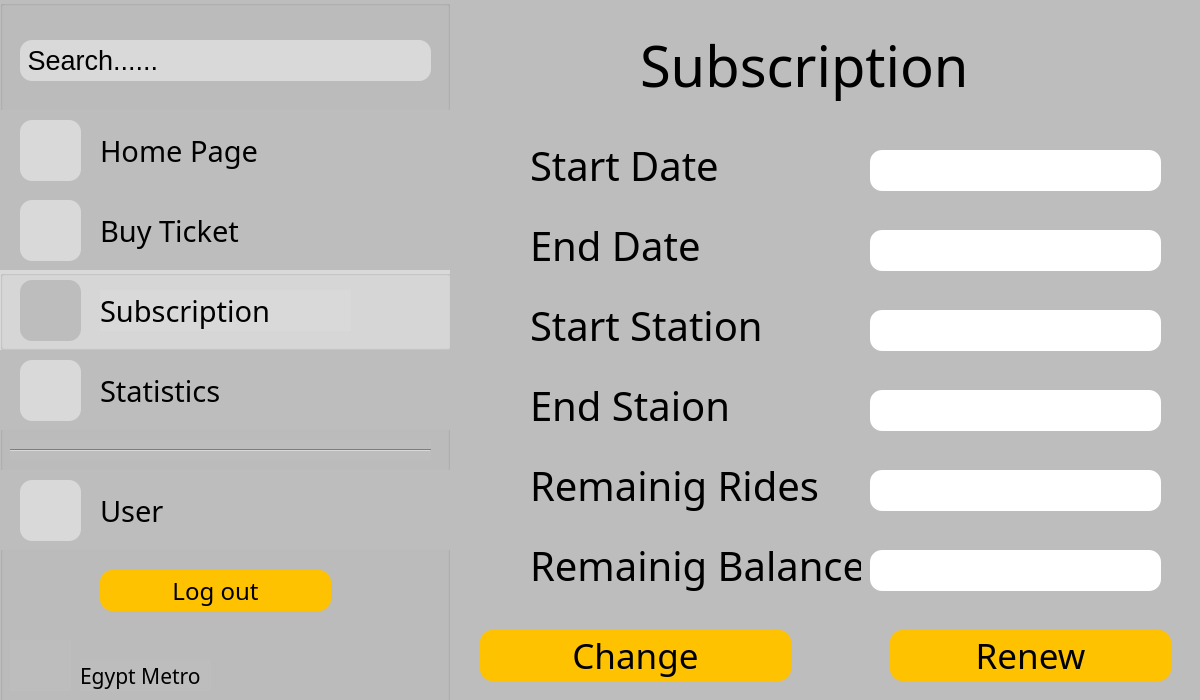
<?xml version="1.0" encoding="UTF-8"?>
<ui version="4.0">
 <class>Subscription</class>
 <widget class="QDialog" name="Subscription">
  <property name="geometry">
   <rect>
    <x>0</x>
    <y>0</y>
    <width>1200</width>
    <height>700</height>
   </rect>
  </property>
  <property name="windowTitle">
   <string>Dialog</string>
  </property>
  <property name="styleSheet">
   <string notr="true">background-color: #BDBDBD;</string>
  </property>
  <widget class="QGroupBox" name="groupBox">
   <property name="geometry">
    <rect>
     <x>0</x>
     <y>0</y>
     <width>450</width>
     <height>711</height>
    </rect>
   </property>
   <property name="title">
    <string/>
   </property>
   <widget class="QGroupBox" name="groupBox_2">
    <property name="geometry">
     <rect>
      <x>0</x>
      <y>110</y>
      <width>451</width>
      <height>80</height>
     </rect>
    </property>
    <property name="styleSheet">
     <string notr="true">background-color: #BDBDBD;</string>
    </property>
    <property name="title">
     <string/>
    </property>
    <widget class="QPushButton" name="pushButton_2">
     <property name="geometry">
      <rect>
       <x>0</x>
       <y>0</y>
       <width>451</width>
       <height>81</height>
      </rect>
     </property>
     <property name="styleSheet">
      <string notr="true">background-color: #BDBDBD;
border-radius: 1;</string>
     </property>
     <property name="text">
      <string/>
     </property>
    </widget>
    <widget class="QLabel" name="label">
     <property name="geometry">
      <rect>
       <x>20</x>
       <y>10</y>
       <width>61</width>
       <height>61</height>
      </rect>
     </property>
     <property name="styleSheet">
      <string notr="true">background-color: #D9D9D9;
border-radius: 12;
</string>
     </property>
     <property name="text">
      <string/>
     </property>
    </widget>
    <widget class="QLabel" name="home">
     <property name="geometry">
      <rect>
       <x>30</x>
       <y>20</y>
       <width>49</width>
       <height>41</height>
      </rect>
     </property>
     <property name="styleSheet">
      <string notr="true">background-color: #D9D9D9;</string>
     </property>
     <property name="text">
      <string/>
     </property>
    </widget>
   </widget>
   <widget class="QGroupBox" name="groupBox_3">
    <property name="geometry">
     <rect>
      <x>0</x>
      <y>190</y>
      <width>451</width>
      <height>80</height>
     </rect>
    </property>
    <property name="styleSheet">
     <string notr="true">background-color: #BDBDBD;</string>
    </property>
    <property name="title">
     <string/>
    </property>
    <widget class="QPushButton" name="pushButton_4">
     <property name="geometry">
      <rect>
       <x>0</x>
       <y>0</y>
       <width>451</width>
       <height>81</height>
      </rect>
     </property>
     <property name="styleSheet">
      <string notr="true">background-color: #BDBDBD;
border-radius: 1;</string>
     </property>
     <property name="text">
      <string/>
     </property>
    </widget>
    <widget class="QLabel" name="label_4">
     <property name="geometry">
      <rect>
       <x>100</x>
       <y>20</y>
       <width>171</width>
       <height>41</height>
      </rect>
     </property>
     <property name="font">
      <font>
       <family>BAXAUTRIAL</family>
       <pointsize>22</pointsize>
      </font>
     </property>
     <property name="text">
      <string>Buy Ticket</string>
     </property>
    </widget>
    <widget class="QLabel" name="label_3">
     <property name="geometry">
      <rect>
       <x>20</x>
       <y>10</y>
       <width>61</width>
       <height>61</height>
      </rect>
     </property>
     <property name="styleSheet">
      <string notr="true">background-color: #D9D9D9;
border-radius: 12;
</string>
     </property>
     <property name="text">
      <string/>
     </property>
    </widget>
    <widget class="QLabel" name="ticket">
     <property name="geometry">
      <rect>
       <x>30</x>
       <y>20</y>
       <width>49</width>
       <height>41</height>
      </rect>
     </property>
     <property name="styleSheet">
      <string notr="true">background-color: #D9D9D9;
</string>
     </property>
     <property name="text">
      <string/>
     </property>
    </widget>
   </widget>
   <widget class="QGroupBox" name="groupBox_4">
    <property name="geometry">
     <rect>
      <x>0</x>
      <y>270</y>
      <width>451</width>
      <height>80</height>
     </rect>
    </property>
    <property name="styleSheet">
     <string notr="true">background-color: #D9D9D9;</string>
    </property>
    <property name="title">
     <string/>
    </property>
    <widget class="QLabel" name="label_6">
     <property name="geometry">
      <rect>
       <x>100</x>
       <y>20</y>
       <width>251</width>
       <height>41</height>
      </rect>
     </property>
     <property name="font">
      <font>
       <family>BAXAUTRIAL</family>
       <pointsize>22</pointsize>
      </font>
     </property>
     <property name="styleSheet">
      <string notr="true">background-color: #D9D9D9;</string>
     </property>
     <property name="text">
      <string>Subscription</string>
     </property>
    </widget>
    <widget class="QLabel" name="label_5">
     <property name="geometry">
      <rect>
       <x>20</x>
       <y>10</y>
       <width>61</width>
       <height>61</height>
      </rect>
     </property>
     <property name="styleSheet">
      <string notr="true">background-color: #BDBDBD;
border-radius: 12;</string>
     </property>
     <property name="text">
      <string/>
     </property>
    </widget>
    <widget class="QLabel" name="sub">
     <property name="geometry">
      <rect>
       <x>30</x>
       <y>20</y>
       <width>49</width>
       <height>41</height>
      </rect>
     </property>
     <property name="styleSheet">
      <string notr="true">background-color: #BDBDBD;</string>
     </property>
     <property name="text">
      <string/>
     </property>
    </widget>
   </widget>
   <widget class="QGroupBox" name="groupBox_5">
    <property name="geometry">
     <rect>
      <x>0</x>
      <y>350</y>
      <width>451</width>
      <height>80</height>
     </rect>
    </property>
    <property name="title">
     <string/>
    </property>
    <widget class="QPushButton" name="pushButton_5">
     <property name="geometry">
      <rect>
       <x>0</x>
       <y>0</y>
       <width>451</width>
       <height>81</height>
      </rect>
     </property>
     <property name="styleSheet">
      <string notr="true">background-color: #BDBDBD;
border-radius: 1;</string>
     </property>
     <property name="text">
      <string/>
     </property>
    </widget>
    <widget class="QLabel" name="label_8">
     <property name="geometry">
      <rect>
       <x>100</x>
       <y>20</y>
       <width>171</width>
       <height>41</height>
      </rect>
     </property>
     <property name="font">
      <font>
       <family>BAXAUTRIAL</family>
       <pointsize>22</pointsize>
      </font>
     </property>
     <property name="text">
      <string>Statistics</string>
     </property>
    </widget>
    <widget class="QLabel" name="label_7">
     <property name="geometry">
      <rect>
       <x>20</x>
       <y>10</y>
       <width>61</width>
       <height>61</height>
      </rect>
     </property>
     <property name="styleSheet">
      <string notr="true">background-color: #D9D9D9;
border-radius: 12;</string>
     </property>
     <property name="text">
      <string/>
     </property>
    </widget>
    <widget class="QLabel" name="state">
     <property name="geometry">
      <rect>
       <x>30</x>
       <y>20</y>
       <width>49</width>
       <height>41</height>
      </rect>
     </property>
     <property name="styleSheet">
      <string notr="true">background-color: #D9D9D9;</string>
     </property>
     <property name="text">
      <string/>
     </property>
    </widget>
   </widget>
   <widget class="QGroupBox" name="groupBox_6">
    <property name="geometry">
     <rect>
      <x>0</x>
      <y>470</y>
      <width>451</width>
      <height>80</height>
     </rect>
    </property>
    <property name="title">
     <string/>
    </property>
    <widget class="QPushButton" name="pushButton_6">
     <property name="geometry">
      <rect>
       <x>0</x>
       <y>0</y>
       <width>451</width>
       <height>81</height>
      </rect>
     </property>
     <property name="styleSheet">
      <string notr="true">background-color: #BDBDBD;
border-radius: 1;</string>
     </property>
     <property name="text">
      <string/>
     </property>
    </widget>
    <widget class="QLabel" name="label_10">
     <property name="geometry">
      <rect>
       <x>100</x>
       <y>20</y>
       <width>171</width>
       <height>41</height>
      </rect>
     </property>
     <property name="font">
      <font>
       <family>BAXAUTRIAL</family>
       <pointsize>22</pointsize>
      </font>
     </property>
     <property name="text">
      <string>User</string>
     </property>
    </widget>
    <widget class="QLabel" name="label_9">
     <property name="geometry">
      <rect>
       <x>20</x>
       <y>10</y>
       <width>61</width>
       <height>61</height>
      </rect>
     </property>
     <property name="styleSheet">
      <string notr="true">background-color: #D9D9D9;
border-radius: 12;</string>
     </property>
     <property name="text">
      <string/>
     </property>
    </widget>
    <widget class="QLabel" name="user">
     <property name="geometry">
      <rect>
       <x>30</x>
       <y>20</y>
       <width>49</width>
       <height>41</height>
      </rect>
     </property>
     <property name="styleSheet">
      <string notr="true">background-color: #D9D9D9;</string>
     </property>
     <property name="text">
      <string/>
     </property>
    </widget>
   </widget>
   <widget class="Line" name="line">
    <property name="geometry">
     <rect>
      <x>10</x>
      <y>440</y>
      <width>421</width>
      <height>20</height>
     </rect>
    </property>
    <property name="orientation">
     <enum>Qt::Horizontal</enum>
    </property>
   </widget>
   <widget class="QPushButton" name="pushButton">
    <property name="geometry">
     <rect>
      <x>100</x>
      <y>570</y>
      <width>231</width>
      <height>41</height>
     </rect>
    </property>
    <property name="font">
     <font>
      <family>BAXAUTRIAL</family>
      <pointsize>18</pointsize>
     </font>
    </property>
    <property name="styleSheet">
     <string notr="true">background-color: #FFC200;
border-radius: 12;
color: black;</string>
    </property>
    <property name="text">
     <string>Log out</string>
    </property>
   </widget>
   <widget class="QLabel" name="metro">
    <property name="geometry">
     <rect>
      <x>10</x>
      <y>640</y>
      <width>61</width>
      <height>51</height>
     </rect>
    </property>
    <property name="text">
     <string/>
    </property>
   </widget>
   <widget class="QLabel" name="label_12">
    <property name="geometry">
     <rect>
      <x>80</x>
      <y>660</y>
      <width>131</width>
      <height>31</height>
     </rect>
    </property>
    <property name="font">
     <font>
      <family>BAXAUTRIAL</family>
      <pointsize>16</pointsize>
     </font>
    </property>
    <property name="text">
     <string>Egypt Metro</string>
    </property>
   </widget>
   <widget class="QPushButton" name="pushButton_7">
    <property name="geometry">
     <rect>
      <x>20</x>
      <y>40</y>
      <width>411</width>
      <height>41</height>
     </rect>
    </property>
    <property name="font">
     <font>
      <pointsize>20</pointsize>
     </font>
    </property>
    <property name="styleSheet">
     <string notr="true">background-color: #D9D9D9;
border-radius: 12;
color: black;
text-align: left;</string>
    </property>
    <property name="text">
     <string> Search......</string>
    </property>
   </widget>
   <widget class="QLabel" name="searchicon">
    <property name="geometry">
     <rect>
      <x>370</x>
      <y>40</y>
      <width>51</width>
      <height>41</height>
     </rect>
    </property>
    <property name="styleSheet">
     <string notr="true">background-color: #D9D9D9;</string>
    </property>
    <property name="text">
     <string/>
    </property>
   </widget>
  </widget>
  <widget class="QLabel" name="label_2">
   <property name="geometry">
    <rect>
     <x>100</x>
     <y>130</y>
     <width>171</width>
     <height>41</height>
    </rect>
   </property>
   <property name="font">
    <font>
     <family>BAXAUTRIAL</family>
     <pointsize>22</pointsize>
    </font>
   </property>
   <property name="text">
    <string>Home Page</string>
   </property>
  </widget>
  <widget class="QLabel" name="label_19">
   <property name="geometry">
    <rect>
     <x>640</x>
     <y>30</y>
     <width>361</width>
     <height>71</height>
    </rect>
   </property>
   <property name="font">
    <font>
     <family>BAXAUTRIAL</family>
     <pointsize>42</pointsize>
    </font>
   </property>
   <property name="text">
    <string>Subscription</string>
   </property>
  </widget>
  <widget class="QLabel" name="label_11">
   <property name="geometry">
    <rect>
     <x>530</x>
     <y>140</y>
     <width>211</width>
     <height>51</height>
    </rect>
   </property>
   <property name="font">
    <font>
     <family>BAXAUTRIAL</family>
     <pointsize>30</pointsize>
    </font>
   </property>
   <property name="text">
    <string>Start Date</string>
   </property>
  </widget>
  <widget class="QLabel" name="label_13">
   <property name="geometry">
    <rect>
     <x>530</x>
     <y>220</y>
     <width>211</width>
     <height>51</height>
    </rect>
   </property>
   <property name="font">
    <font>
     <family>BAXAUTRIAL</family>
     <pointsize>30</pointsize>
    </font>
   </property>
   <property name="text">
    <string>End Date</string>
   </property>
  </widget>
  <widget class="QLabel" name="label_14">
   <property name="geometry">
    <rect>
     <x>530</x>
     <y>300</y>
     <width>251</width>
     <height>51</height>
    </rect>
   </property>
   <property name="font">
    <font>
     <family>BAXAUTRIAL</family>
     <pointsize>30</pointsize>
    </font>
   </property>
   <property name="text">
    <string>Start Station</string>
   </property>
  </widget>
  <widget class="QLabel" name="label_15">
   <property name="geometry">
    <rect>
     <x>530</x>
     <y>380</y>
     <width>231</width>
     <height>51</height>
    </rect>
   </property>
   <property name="font">
    <font>
     <family>BAXAUTRIAL</family>
     <pointsize>30</pointsize>
    </font>
   </property>
   <property name="text">
    <string>End Staion</string>
   </property>
  </widget>
  <widget class="QLabel" name="label_16">
   <property name="geometry">
    <rect>
     <x>530</x>
     <y>460</y>
     <width>291</width>
     <height>51</height>
    </rect>
   </property>
   <property name="font">
    <font>
     <family>BAXAUTRIAL</family>
     <pointsize>30</pointsize>
    </font>
   </property>
   <property name="text">
    <string>Remainig Rides</string>
   </property>
  </widget>
  <widget class="QLineEdit" name="startdate">
   <property name="geometry">
    <rect>
     <x>870</x>
     <y>150</y>
     <width>291</width>
     <height>41</height>
    </rect>
   </property>
   <property name="font">
    <font>
     <pointsize>18</pointsize>
    </font>
   </property>
   <property name="styleSheet">
    <string notr="true">background-color: white;
border-radius: 12;
color: black;</string>
   </property>
   <property name="readOnly">
    <bool>true</bool>
   </property>
  </widget>
  <widget class="QLineEdit" name="enddate">
   <property name="geometry">
    <rect>
     <x>870</x>
     <y>230</y>
     <width>291</width>
     <height>41</height>
    </rect>
   </property>
   <property name="font">
    <font>
     <pointsize>18</pointsize>
    </font>
   </property>
   <property name="styleSheet">
    <string notr="true">background-color: white;
border-radius: 12;
color: black;</string>
   </property>
   <property name="readOnly">
    <bool>true</bool>
   </property>
  </widget>
  <widget class="QLineEdit" name="startstation">
   <property name="geometry">
    <rect>
     <x>870</x>
     <y>310</y>
     <width>291</width>
     <height>41</height>
    </rect>
   </property>
   <property name="font">
    <font>
     <pointsize>18</pointsize>
    </font>
   </property>
   <property name="styleSheet">
    <string notr="true">background-color: white;
border-radius: 12;
color: black;</string>
   </property>
   <property name="readOnly">
    <bool>true</bool>
   </property>
  </widget>
  <widget class="QLineEdit" name="endstation">
   <property name="geometry">
    <rect>
     <x>870</x>
     <y>390</y>
     <width>291</width>
     <height>41</height>
    </rect>
   </property>
   <property name="font">
    <font>
     <pointsize>18</pointsize>
    </font>
   </property>
   <property name="styleSheet">
    <string notr="true">background-color: white;
border-radius: 12;
color: black;</string>
   </property>
   <property name="readOnly">
    <bool>true</bool>
   </property>
  </widget>
  <widget class="QLineEdit" name="rides">
   <property name="geometry">
    <rect>
     <x>870</x>
     <y>470</y>
     <width>291</width>
     <height>41</height>
    </rect>
   </property>
   <property name="font">
    <font>
     <pointsize>18</pointsize>
    </font>
   </property>
   <property name="styleSheet">
    <string notr="true">background-color: white;
border-radius: 12;
color: black;</string>
   </property>
   <property name="readOnly">
    <bool>true</bool>
   </property>
  </widget>
  <widget class="QPushButton" name="change">
   <property name="geometry">
    <rect>
     <x>480</x>
     <y>630</y>
     <width>311</width>
     <height>51</height>
    </rect>
   </property>
   <property name="font">
    <font>
     <family>BAXAUTRIAL</family>
     <pointsize>26</pointsize>
    </font>
   </property>
   <property name="styleSheet">
    <string notr="true">background-color: #FFC200;
border-radius: 12;
color: black;</string>
   </property>
   <property name="text">
    <string>Change</string>
   </property>
  </widget>
  <widget class="QPushButton" name="renew">
   <property name="geometry">
    <rect>
     <x>890</x>
     <y>630</y>
     <width>281</width>
     <height>51</height>
    </rect>
   </property>
   <property name="font">
    <font>
     <family>BAXAUTRIAL</family>
     <pointsize>26</pointsize>
    </font>
   </property>
   <property name="styleSheet">
    <string notr="true">background-color: #FFC200;
border-radius: 12;
color: black;</string>
   </property>
   <property name="text">
    <string>Renew</string>
   </property>
  </widget>
  <widget class="QLabel" name="label_17">
   <property name="geometry">
    <rect>
     <x>530</x>
     <y>540</y>
     <width>331</width>
     <height>51</height>
    </rect>
   </property>
   <property name="font">
    <font>
     <family>BAXAUTRIAL</family>
     <pointsize>30</pointsize>
    </font>
   </property>
   <property name="text">
    <string>Remainig Balance</string>
   </property>
  </widget>
  <widget class="QLineEdit" name="balance">
   <property name="geometry">
    <rect>
     <x>870</x>
     <y>550</y>
     <width>291</width>
     <height>41</height>
    </rect>
   </property>
   <property name="font">
    <font>
     <pointsize>18</pointsize>
    </font>
   </property>
   <property name="styleSheet">
    <string notr="true">background-color: white;
border-radius: 12;
color: black;</string>
   </property>
   <property name="readOnly">
    <bool>true</bool>
   </property>
  </widget>
 </widget>
 <resources/>
 <connections/>
</ui>
